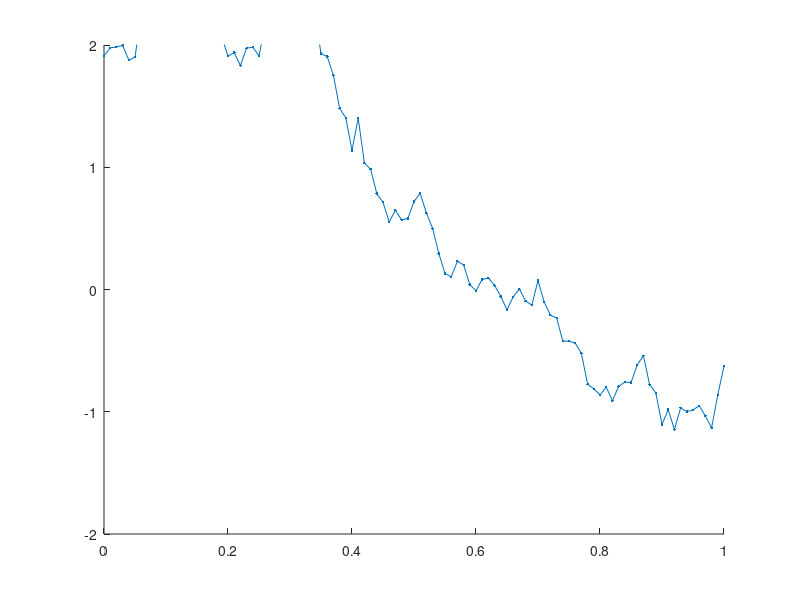

The MATLAB source for this figure:
% Choose a kernel (covariance function)  
kernel = 4;  
switch kernel
 case 1; k =@(x,y) 1*x'*y; % Linear
 case 2; k =@(x,y) 1*min(x,y); % Brownian
 case 3; k =@(x,y) exp(-1000*(x-y)'*(x-y)); % Squared exponential
 case 4; k =@(x,y) exp(-1*sqrt((x-y)'*(x-y)));
 case 5; k =@(x,y) exp(-1*sin(50*pi*(x-y))^2); % Periodic
 case 6; k =@(x,y) exp(-100*min(abs(x-y), abs(x+y))^2);
end
% Choose points at which to sample 15
x= (0:.01:1);
n = length(x);
% Construct the covariance matrix
C = zeros(n,n);
for i = 1:n 
 for j = 1:n
  C(i,j)= k(x(i),x(j));
 end 
end % Sample from the Gaussian process at these  
u = randn(n,1); % sample u ~ N(0, I) 
[A,S, B] = svd(C); % factor C = ASB';
z = A*sqrt(S)*u; % z = A S^.5 u  
% Plot  
figure(1); 
hold on; %clf
plot(x,z,'.-')
axis([0, 1, -2, 2])